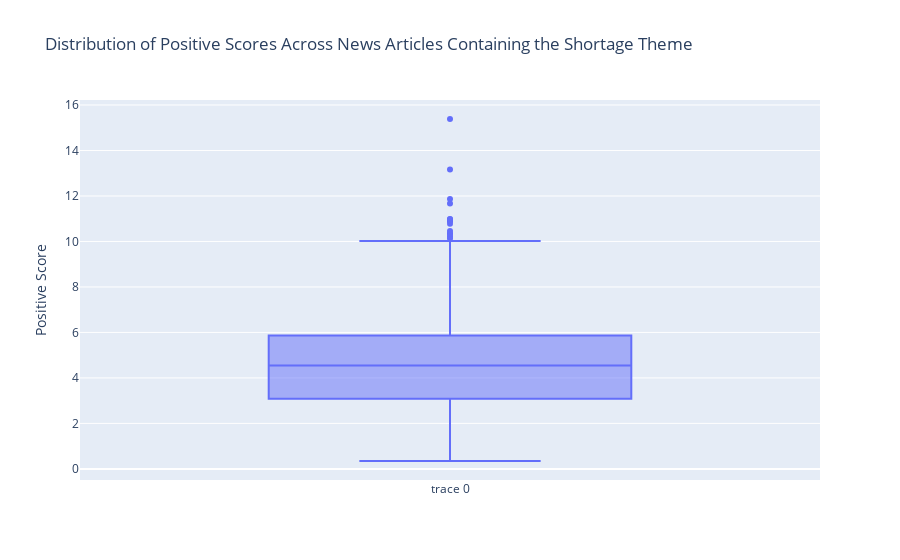

The notebook cell saved with this chart:
### Code cell
# Create a boxplot of the 'positive_score' column.
data = go.Box(y=master['positive_score'])
layout = go.Layout(title='Distribution of Positive Scores Across News Articles Containing the Shortage Theme', 
                   yaxis=dict(title='Positive Score')) 
fig = go.Figure(data=data, layout=layout) 
fig.show()

### Figure 1 — Plotly figure (JSON) as saved in the notebook; plotly's stock layout.template omitted (floating-point values rounded to 4 significant figures; data arrays with more than 128 entries replaced by an {"elided": "..."} marker saying what was removed)
{"data": [{"type": "box", "y": {"elided": "1100 float values"}}], "layout": {"title": {"text": "Distribution of Positive Scores Across News Articles Containing the Shortage Theme"}, "yaxis": {"title": {"text": "Positive Score"}}}}
